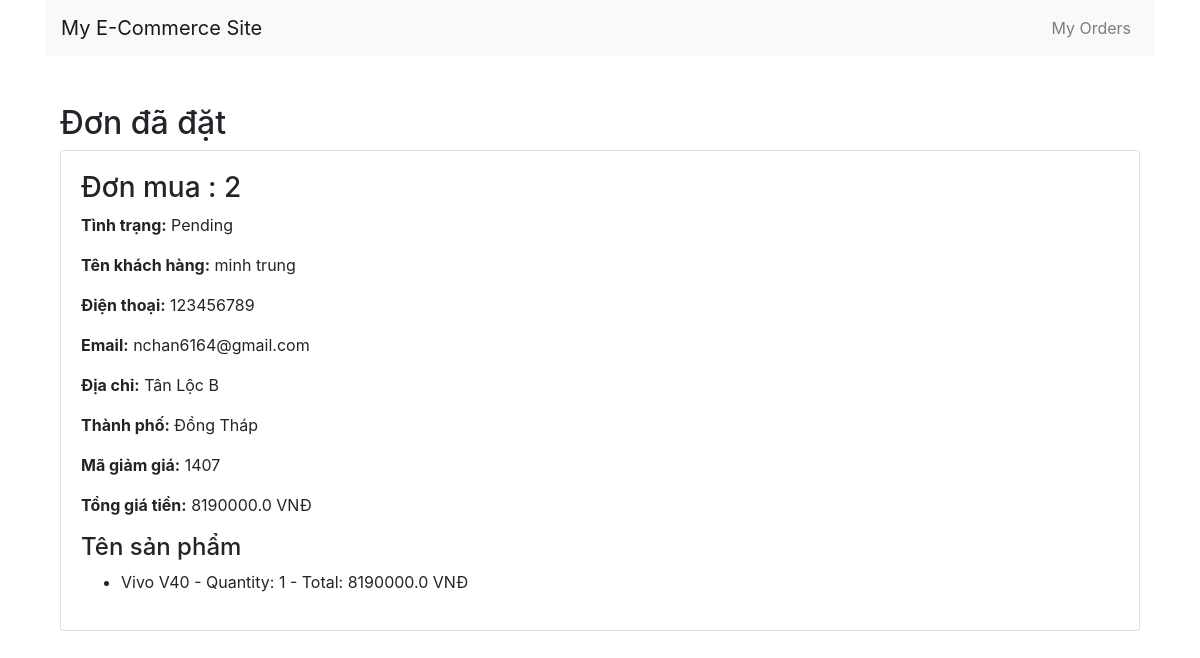
The page /orders/2/details/ (signed in) on the database its author committed.
### orders/models.py (models this page shows, shortened)
class Order(models.Model):
    user = models.ForeignKey(settings.AUTH_USER_MODEL,
                             related_name='orders', on_delete=models.CASCADE)
    name = models.CharField(max_length=100, blank=False, null=False)
    phone = models.CharField(max_length=15, blank=False, null=False)
    email = models.EmailField(blank=False, null=False)
    address = models.CharField(max_length=150, blank=False, null=False)
    pin_code = models.CharField(max_length=10)
    city = models.CharField(max_length=50)
    paid = models.BooleanField(default=False)
    created = models.DateTimeField(auto_now_add=True)
    updated = models.DateTimeField(auto_now=True)
    status = models.CharField(
        choices=choices, max_length=10, default='Pending')
    total_price = models.FloatField(null=False, blank=False)
    class Meta:
        ordering = ('-created',)

class OrderItem(models.Model):
    order = models.ForeignKey(
        Order, related_name='items', on_delete=models.CASCADE)
    product = models.ForeignKey(
        Product, related_name='ordered', on_delete=models.CASCADE)
    quantity = models.PositiveIntegerField(default=1)
    total = models.FloatField(null=False, blank=False)

### store/models.py (models this page shows, shortened)
class Product(models.Model):
    category = models.ForeignKey(
        Category, on_delete=models.CASCADE, related_name='products')
    name = models.CharField(max_length=100, null=False, blank=False)
    slug = models.SlugField(unique_for_date='created')
    description = models.TextField(null=False, blank=False)
    price = models.IntegerField(null=False)
    created = models.DateTimeField(auto_now_add=True)
    updated = models.DateTimeField(auto_now=True)
    image = models.ImageField(upload_to='media/products/%Y/%m/%d/', blank=True)
    availibility = models.BooleanField(null=False, default=True)
    class Meta:
        indexes = [
            Index(fields=['id']),  # Đánh index trên cột `id`
            Index(fields=['slug']),  # Đánh index trên cột `slug`
        ]
        ordering = ['-created']

### orders/views.py (the view)
# urls.py: path('<int:id>/details/', views.OrderDetail.as_view(), name='details'),  # Thêm dòng này
class OrderDetail(LoginRequiredMixin, generic.DetailView):
    model = Order
    template_name = 'orders/order_detail.html'
    context_object_name = 'order'
    def get_object(self, queryset=None):
        order = get_object_or_404(Order, id=self.kwargs['id'], user=self.request.user)
        return order

### cart/cart.py (called while the page is built)
def cart_preprocessor(request):
    return {'cart': Cart(request)}

### orders/templates/orders/order_detail.html
{% extends 'orders/base_generic.html' %}
{% block content %}
<div class="container mt-5">
    <h2>Đơn đã đặt</h2>
    <div class="card">
        <div class="card-body">
            <h3>Đơn mua : {{ order.id }}</h3>
            <p><strong>Tình trạng:</strong> {{ order.status }}</p>
            <p><strong>Tên khách hàng:</strong> {{ order.name }}</p>
            <p><strong>Điện thoại:</strong> {{ order.phone }}</p>
            <p><strong>Email:</strong> {{ order.email }}</p>
            <p><strong>Địa chỉ:</strong> {{ order.address }}</p>
            <p><strong>Thành phố:</strong> {{ order.city }}</p>
            <p><strong>Mã giảm giá:</strong> {{ order.pin_code }}</p>
            <p><strong>Tổng giá tiền:</strong> {{ order.total_price }} VNĐ</p>
            <h4>Tên sản phẩm</h4>
            <ul>
                {% for item in order.items.all %}
                <li>{{ item.product.name }} - Quantity: {{ item.quantity }} - Total: {{ item.total }} VNĐ</li>
                {% empty %}
                <li>No items in this order.</li>
                {% endfor %}
            </ul>
        </div>
    </div>
</div>
{% endblock %}

### rows shown on the page
Order: id "2", status "Pending", name "minh trung", phone "123456789", email "nchan6164@gmail.com", address "Tân Lộc B", city "Đồng Tháp", pin_code "1407", total_price "8190000.0"
OrderItem: product.name "Vivo V40", quantity "1", total "8190000.0"
